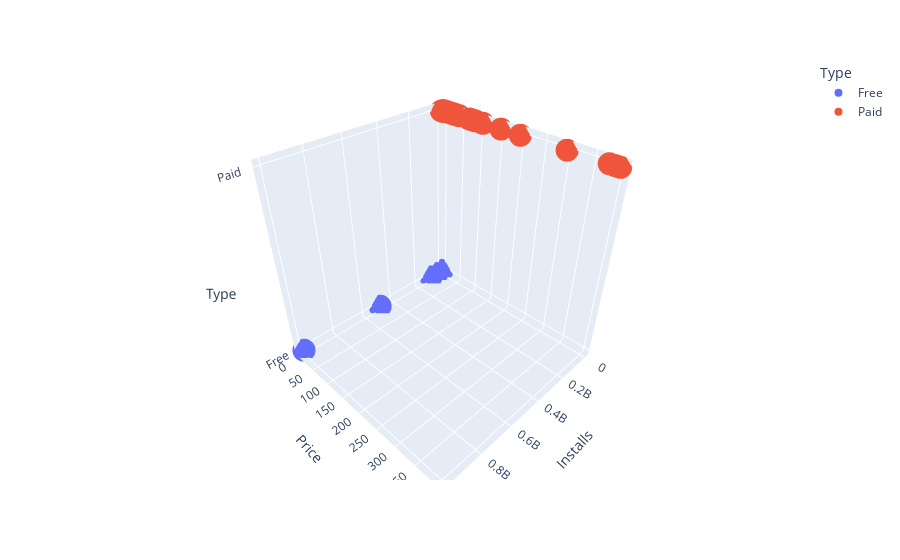

Notebook cell for this chart:
### Code cell
fig = px.scatter_3d(Clean_Data, x='Installs',y='Price', z='Type',
              color='Type')
fig.show()

### Figure 1 — Plotly figure (JSON) as saved in the notebook; plotly's stock layout.template omitted (floating-point values rounded to 4 significant figures; data arrays with more than 128 entries replaced by an {"elided": "..."} marker saying what was removed)
{"data": [{"hovertemplate": "Type=%{z}<br>Installs=%{x}<br>Price=%{y}<extra></extra>", "legendgroup": "Free", "marker": {"color": "#636efa", "symbol": "circle"}, "mode": "markers", "name": "Free", "scene": "scene", "showlegend": true, "type": "scatter3d", "x": {"elided": "9592 int values"}, "y": {"elided": "9592 int values"}, "z": {"elided": "9592 str values"}}, {"hovertemplate": "Type=%{z}<br>Installs=%{x}<br>Price=%{y}<extra></extra>", "legendgroup": "Paid", "marker": {"color": "#EF553B", "symbol": "circle"}, "mode": "markers", "name": "Paid", "scene": "scene", "showlegend": true, "type": "scatter3d", "x": {"elided": "763 int values"}, "y": {"elided": "763 float values"}, "z": {"elided": "763 str values"}}], "layout": {"legend": {"title": {"text": "Type"}, "tracegroupgap": 0}, "margin": {"t": 60}, "scene": {"domain": {"x": [0, 1], "y": [0, 1]}, "xaxis": {"title": {"text": "Installs"}}, "yaxis": {"title": {"text": "Price"}}, "zaxis": {"categoryarray": ["Free", "Paid"], "categoryorder": "array", "title": {"text": "Type"}}}}}
